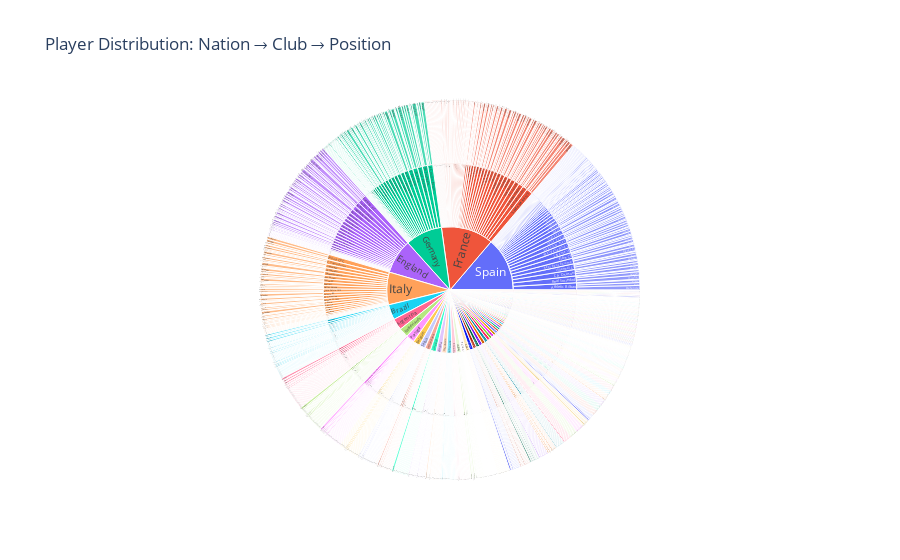

The code cell stored with this chart in its notebook:
### Code cell
import plotly.express as px

fig = px.sunburst(
    niilsen_data,
    path=['Nation', 'Club', 'Position'],
    title='Player Distribution: Nation → Club → Position'
)
fig.show()

### Figure 1 — Plotly figure (JSON) as saved in the notebook; plotly's stock layout.template omitted (floating-point values rounded to 4 significant figures; data arrays with more than 128 entries replaced by an {"elided": "..."} marker saying what was removed)
{"data": [{"branchvalues": "total", "domain": {"x": [0, 1], "y": [0, 1]}, "hovertemplate": "labels=%{label}<br>count=%{value}<br>parent=%{parent}<br>id=%{id}<extra></extra>", "ids": {"elided": "2441 str values"}, "labels": {"elided": "2441 str values"}, "name": "", "parents": {"elided": "2441 str values"}, "type": "sunburst", "values": {"elided": "2441 int values"}}], "layout": {"legend": {"tracegroupgap": 0}, "title": {"text": "Player Distribution: Nation → Club → Position"}}}
